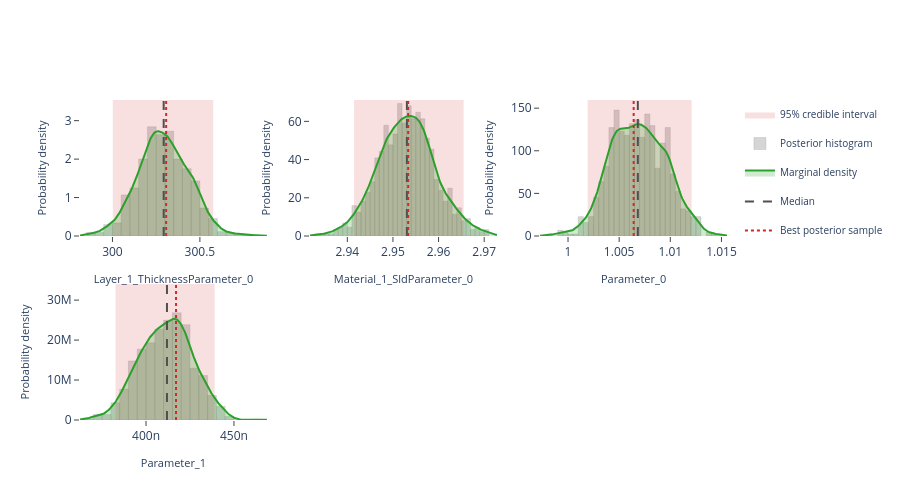

Notebook code cell kept with this figure:
### Markdown cell above
## Interactive posterior plots

The next three cells render the same Plotly figures that are shown on the
Bayesian Posterior tab of the EasyReflectometryApp:

* **Marginals** — per-parameter distribution: histogram + smooth KDE marginal,
  shaded 95% credible interval, and median / best-sample lines
  (`plot_distribution` or `posterior.distribution()`)
* **Corner plot** — pairwise marginals + 2-D contours + scatter (`plot_corner`)
* **Traces** — per-chain trace + marginal histogram (`plot_trace`)

The standalone helpers are called with ``return_figure=True`` so they return a
Plotly ``Figure`` that we render in the notebook with ``fig.show()``; the
``PosteriorResults`` methods return the figure directly.

### Code cell
# ---- Marginal posterior distributions ---------------------------------------
# One panel per free parameter, each overlaying the posterior histogram, a
# smooth Gaussian-KDE marginal, the shaded 95% credible interval, and the
# median / best-sample reference lines.  Mirrors the "Marginals" sub-tab in
# the EasyReflectometryApp.

# The PosteriorResults method passes ``logp`` through automatically so the
# best posterior sample (MAP) line is drawn:
fig = posterior.distribution()
fig.show()

# Standalone equivalent (pass ``logp`` to get the best-sample line):
# fig = plot_distribution(
#     posterior.draws,
#     posterior.param_names,
#     logp=posterior.logp,
#     return_figure=True,
# )
# fig.show()

### Figure 1 — Plotly figure (JSON) as saved in the notebook; plotly's stock layout.template omitted (floating-point values rounded to 4 significant figures; data arrays with more than 128 entries replaced by an {"elided": "..."} marker saying what was removed)
{"data": [{"fill": "toself", "fillcolor": "rgba(214, 39, 40, 0.14)", "hoverinfo": "skip", "legendgroup": "95% credible interval", "line": {"color": "rgba(214, 39, 40, 0.14)", "width": 0}, "mode": "lines", "name": "95% credible interval", "showlegend": true, "type": "scatter", "x": [300.0, 300.6, 300.6, 300.0, 300.0], "xaxis": "x", "y": [0.0, 0.0, 3.538, 3.538, 0.0], "yaxis": "y"}, {"histnorm": "probability density", "hovertemplate": "sample=%{x:.4f}<br>density: %{y:.2f}<extra></extra>", "legendgroup": "histogram", "marker": {"color": "rgba(120, 120, 120, 0.38)", "line": {"color": "rgba(120, 120, 120, 0.24)", "width": 1}}, "name": "Posterior histogram", "nbinsx": 40, "opacity": 0.82, "showlegend": true, "type": "histogram", "x": {"elided": "880 float values"}, "xaxis": "x", "yaxis": "y"}, {"fill": "tozeroy", "fillcolor": "rgba(44, 160, 44, 0.22)", "hovertemplate": "Layer_1_ThicknessParameter_0: %{x:.4f}<br>density: %{y:.4f}<extra></extra>", "legendgroup": "marginal", "line": {"color": "rgb(44, 160, 44)", "width": 2}, "mode": "lines", "name": "Marginal density", "showlegend": true, "type": "scatter", "x": {"elided": "256 float values"}, "xaxis": "x", "y": {"elided": "256 float values"}, "yaxis": "y"}, {"hovertemplate": "Median: %{x:.4f}<extra></extra>", "legendgroup": "Median", "line": {"color": "rgb(80, 80, 80)", "dash": "dash", "width": 2}, "mode": "lines", "name": "Median", "showlegend": true, "type": "scatter", "x": [300.3, 300.3], "xaxis": "x", "y": [0.0, 3.538], "yaxis": "y"}, {"hovertemplate": "Best posterior sample: %{x:.4f}<extra></extra>", "legendgroup": "Best posterior sample", "line": {"color": "rgb(214, 39, 40)", "dash": "dot", "width": 2}, "mode": "lines", "name": "Best posterior sample", "showlegend": true, "type": "scatter", "x": [300.3, 300.3], "xaxis": "x", "y": [0.0, 3.538], "yaxis": "y"}, {"fill": "toself", "fillcolor": "rgba(214, 39, 40, 0.14)", "hoverinfo": "skip", "legendgroup": "95% credible interval", "line": {"color": "rgba(214, 39, 40, 0.14)", "width": 0}, "mode": "lines", "name": "95% credible interval", "showlegend": false, "type": "scatter", "x": [2.941, 2.965, 2.965, 2.941, 2.941], "xaxis": "x2", "y": [0.0, 0.0, 71.18, 71.18, 0.0], "yaxis": "y2"}, {"histnorm": "probability density", "hovertemplate": "sample=%{x:.4f}<br>density: %{y:.2f}<extra></extra>", "legendgroup": "histogram", "marker": {"color": "rgba(120, 120, 120, 0.38)", "line": {"color": "rgba(120, 120, 120, 0.24)", "width": 1}}, "name": "Posterior histogram", "nbinsx": 40, "opacity": 0.82, "showlegend": false, "type": "histogram", "x": {"elided": "880 float values"}, "xaxis": "x2", "yaxis": "y2"}, {"fill": "tozeroy", "fillcolor": "rgba(44, 160, 44, 0.22)", "hovertemplate": "Material_1_SldParameter_0: %{x:.4f}<br>density: %{y:.4f}<extra></extra>", "legendgroup": "marginal", "line": {"color": "rgb(44, 160, 44)", "width": 2}, "mode": "lines", "name": "Marginal density", "showlegend": false, "type": "scatter", "x": {"elided": "256 float values"}, "xaxis": "x2", "y": {"elided": "256 float values"}, "yaxis": "y2"}, {"hovertemplate": "Median: %{x:.4f}<extra></extra>", "legendgroup": "Median", "line": {"color": "rgb(80, 80, 80)", "dash": "dash", "width": 2}, "mode": "lines", "name": "Median", "showlegend": false, "type": "scatter", "x": [2.953, 2.953], "xaxis": "x2", "y": [0.0, 71.18], "yaxis": "y2"}, {"hovertemplate": "Best posterior sample: %{x:.4f}<extra></extra>", "legendgroup": "Best posterior sample", "line": {"color": "rgb(214, 39, 40)", "dash": "dot", "width": 2}, "mode": "lines", "name": "Best posterior sample", "showlegend": false, "type": "scatter", "x": [2.953, 2.953], "xaxis": "x2", "y": [0.0, 71.18], "yaxis": "y2"}, {"fill": "toself", "fillcolor": "rgba(214, 39, 40, 0.14)", "hoverinfo": "skip", "legendgroup": "95% credible interval", "line": {"color": "rgba(214, 39, 40, 0.14)", "width": 0}, "mode": "lines", "name": "95% credible interval", "showlegend": false, "type": "scatter", "x": [1.002, 1.012, 1.012, 1.002, 1.002], "xaxis": "x3", "y": [0.0, 0.0, 159.6, 159.6, 0.0], "yaxis": "y3"}, {"histnorm": "probability density", "hovertemplate": "sample=%{x:.4f}<br>density: %{y:.2f}<extra></extra>", "legendgroup": "histogram", "marker": {"color": "rgba(120, 120, 120, 0.38)", "line": {"color": "rgba(120, 120, 120, 0.24)", "width": 1}}, "name": "Posterior histogram", "nbinsx": 40, "opacity": 0.82, "showlegend": false, "type": "histogram", "x": {"elided": "880 float values"}, "xaxis": "x3", "yaxis": "y3"}, {"fill": "tozeroy", "fillcolor": "rgba(44, 160, 44, 0.22)", "hovertemplate": "Parameter_0: %{x:.4f}<br>density: %{y:.4f}<extra></extra>", "legendgroup": "marginal", "line": {"color": "rgb(44, 160, 44)", "width": 2}, "mode": "lines", "name": "Marginal density", "showlegend": false, "type": "scatter", "x": {"elided": "256 float values"}, "xaxis": "x3", "y": {"elided": "256 float values"}, "yaxis": "y3"}, {"hovertemplate": "Median: %{x:.4f}<extra></extra>", "legendgroup": "Median", "line": {"color": "rgb(80, 80, 80)", "dash": "dash", "width": 2}, "mode": "lines", "name": "Median", "showlegend": false, "type": "scatter", "x": [1.007, 1.007], "xaxis": "x3", "y": [0.0, 159.6], "yaxis": "y3"}, {"hovertemplate": "Best posterior sample: %{x:.4f}<extra></extra>", "legendgroup": "Best posterior sample", "line": {"color": "rgb(214, 39, 40)", "dash": "dot", "width": 2}, "mode": "lines", "name": "Best posterior sample", "showlegend": false, "type": "scatter", "x": [1.006, 1.006], "xaxis": "x3", "y": [0.0, 159.6], "yaxis": "y3"}, {"fill": "toself", "fillcolor": "rgba(214, 39, 40, 0.14)", "hoverinfo": "skip", "legendgroup": "95% credible interval", "line": {"color": "rgba(214, 39, 40, 0.14)", "width": 0}, "mode": "lines", "name": "95% credible interval", "showlegend": false, "type": "scatter", "x": [3.826e-07, 4.39e-07, 4.39e-07, 3.826e-07, 3.826e-07], "xaxis": "x4", "y": [0.0, 0.0, 34030000.0, 34030000.0, 0.0], "yaxis": "y4"}, {"histnorm": "probability density", "hovertemplate": "sample=%{x:.4f}<br>density: %{y:.2f}<extra></extra>", "legendgroup": "histogram", "marker": {"color": "rgba(120, 120, 120, 0.38)", "line": {"color": "rgba(120, 120, 120, 0.24)", "width": 1}}, "name": "Posterior histogram", "nbinsx": 40, "opacity": 0.82, "showlegend": false, "type": "histogram", "x": {"elided": "880 float values"}, "xaxis": "x4", "yaxis": "y4"}, {"fill": "tozeroy", "fillcolor": "rgba(44, 160, 44, 0.22)", "hovertemplate": "Parameter_1: %{x:.4f}<br>density: %{y:.4f}<extra></extra>", "legendgroup": "marginal", "line": {"color": "rgb(44, 160, 44)", "width": 2}, "mode": "lines", "name": "Marginal density", "showlegend": false, "type": "scatter", "x": {"elided": "256 float values"}, "xaxis": "x4", "y": {"elided": "256 float values"}, "yaxis": "y4"}, {"hovertemplate": "Median: %{x:.4f}<extra></extra>", "legendgroup": "Median", "line": {"color": "rgb(80, 80, 80)", "dash": "dash", "width": 2}, "mode": "lines", "name": "Median", "showlegend": false, "type": "scatter", "x": [4.119e-07, 4.119e-07], "xaxis": "x4", "y": [0.0, 34030000.0], "yaxis": "y4"}, {"hovertemplate": "Best posterior sample: %{x:.4f}<extra></extra>", "legendgroup": "Best posterior sample", "line": {"color": "rgb(214, 39, 40)", "dash": "dot", "width": 2}, "mode": "lines", "name": "Best posterior sample", "showlegend": false, "type": "scatter", "x": [4.171e-07, 4.171e-07], "xaxis": "x4", "y": [0.0, 34030000.0], "yaxis": "y4"}], "layout": {"barmode": "overlay", "height": 500, "legend": {"font": {"size": 10}}, "plot_bgcolor": "white", "showlegend": true, "xaxis": {"anchor": "y", "domain": [0.0, 0.2889], "range": [299.8, 300.9], "showgrid": false, "ticks": "outside", "title": {"font": {"size": 11}, "text": "Layer_1_ThicknessParameter_0"}, "zeroline": false}, "xaxis2": {"anchor": "y2", "domain": [0.3556, 0.6444], "range": [2.932, 2.973], "showgrid": false, "ticks": "outside", "title": {"font": {"size": 11}, "text": "Material_1_SldParameter_0"}, "zeroline": false}, "xaxis3": {"anchor": "y3", "domain": [0.7111, 1.0], "range": [0.9973, 1.016], "showgrid": false, "ticks": "outside", "title": {"font": {"size": 11}, "text": "Parameter_0"}, "zeroline": false}, "xaxis4": {"anchor": "y4", "domain": [0.0, 0.2889], "range": [3.624e-07, 4.687e-07], "showgrid": false, "ticks": "outside", "title": {"font": {"size": 11}, "text": "Parameter_1"}, "zeroline": false}, "xaxis5": {"anchor": "y5", "domain": [0.3556, 0.6444], "showgrid": false, "ticks": "outside", "zeroline": false}, "xaxis6": {"anchor": "y6", "domain": [0.7111, 1.0], "showgrid": false, "ticks": "outside", "zeroline": false}, "yaxis": {"anchor": "x", "domain": [0.575, 1.0], "range": [0.0, 3.538], "showgrid": false, "ticks": "outside", "title": {"font": {"size": 11}, "text": "Probability density"}, "zeroline": false}, "yaxis2": {"anchor": "x2", "domain": [0.575, 1.0], "range": [0.0, 71.18], "showgrid": false, "ticks": "outside", "title": {"font": {"size": 11}, "text": "Probability density"}, "zeroline": false}, "yaxis3": {"anchor": "x3", "domain": [0.575, 1.0], "range": [0.0, 159.6], "showgrid": false, "ticks": "outside", "title": {"font": {"size": 11}, "text": "Probability density"}, "zeroline": false}, "yaxis4": {"anchor": "x4", "domain": [0.0, 0.425], "range": [0.0, 34030000.0], "showgrid": false, "ticks": "outside", "title": {"font": {"size": 11}, "text": "Probability density"}, "zeroline": false}, "yaxis5": {"anchor": "x5", "domain": [0.0, 0.425], "showgrid": false, "ticks": "outside", "zeroline": false}, "yaxis6": {"anchor": "x6", "domain": [0.0, 0.425], "showgrid": false, "ticks": "outside", "zeroline": false}}}
